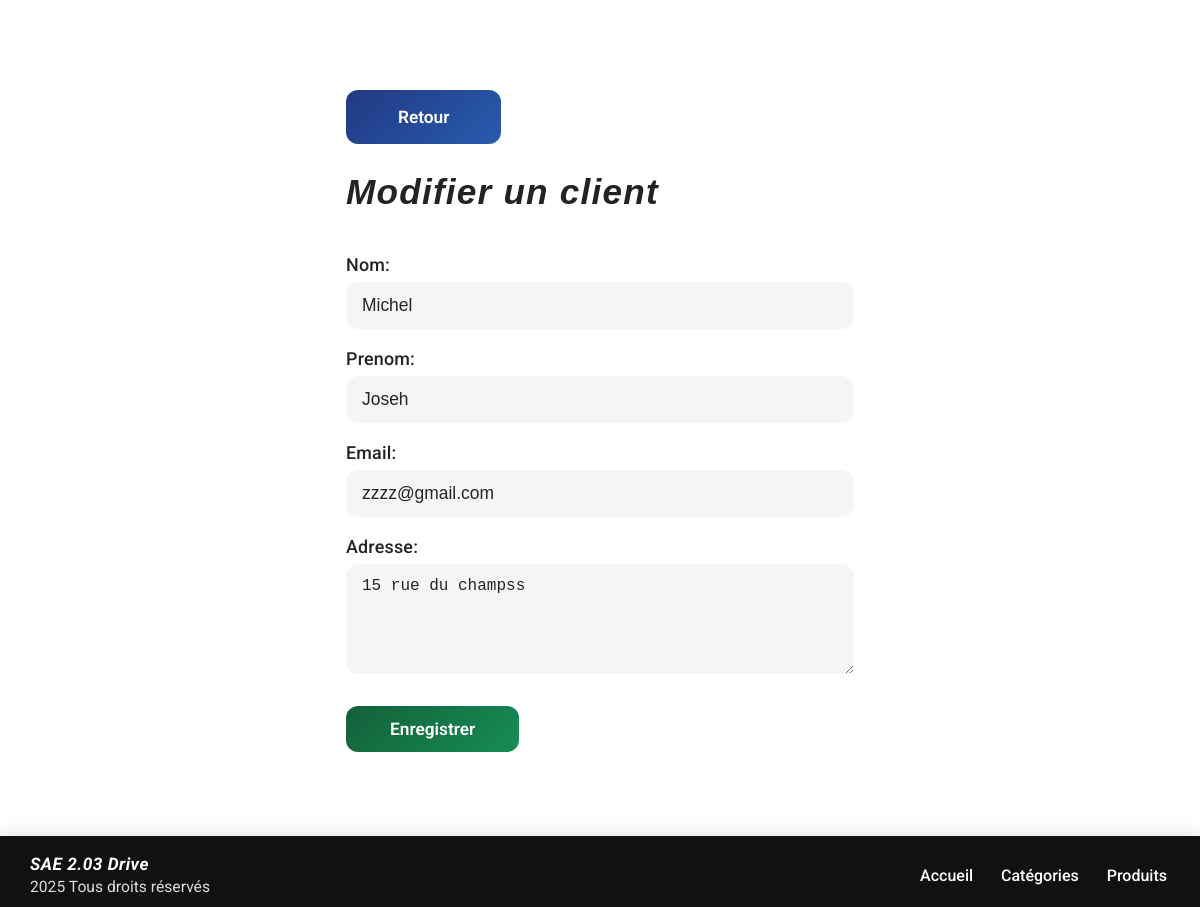
The page /clients/1/edit/ on the database its author committed.
### app1/models.py (models this page shows, shortened)
class Client(models.Model):
    numero_client = models.AutoField(primary_key=True)
    nom = models.CharField(max_length=200)
    prenom = models.CharField(max_length=200)
    email = models.EmailField(unique=True)
    date_inscription = models.DateField(auto_now_add=True)
    adresse = models.TextField()

### app1/views.py (the view)
# urls.py: path('clients/<int:numero_client>/edit/', views.client_form, name='client-update'),  # CHANGE ICI
def client_form(request, numero_client=None):
    instance = None
    if numero_client:
        try:
            instance = Client.objects.get(numero_client=numero_client)
            title = "Modifier"
            submit_label = "Enregistrer"
        except Client.DoesNotExist:
            return redirect('client-list')
    else:
        title = "Créer"
        submit_label = "Créer"
    form = ClientForm(request.POST or None, instance=instance)
    if request.method == "POST":
        if form.is_valid():
            form.save()
            return redirect('client-list')
    return render(request, 'app1/client_form.html', {
        "form": form,
        "title": title,
        "submit_label": submit_label,
    })

### app1/forms.py
class ClientForm(forms.ModelForm):
    class Meta:
        model = Client
        fields = ['nom', 'prenom', 'email', 'adresse']
        widgets = {
            'adresse': forms.Textarea(attrs={'rows': 2}),
        }

### app1/templates/app1/client_form.html (shortened to what this page needs)
{% extends "app1/gabarit.html" %}
{% load static %}
{% block extra_head %}
  <link rel="stylesheet" href="{% static 'app1/formulaire.css' %}">
{% endblock %}
{% block content %}
  <div class="edit-wrapper">
    <a href="{% url 'client-list' %}" class="btn-retour">Retour</a>
    <div class="edit-title">
      <span>{{ title }} un client</span>
    </div>
    <form method="post" autocomplete="off">
      {{ form.as_p }}
      <button type="submit" class="btn-publier">{{ submit_label }}</button>
    </form>
  </div>
{% endblock %}

### app1/static/app1/footer.css (style rules this page uses)
html, body { height: 100%; min-height: 100vh; margin: 0; padding: 0; font-family: 'Roboto', Arial, sans-serif; box-sizing: border-box; }
body { display: flex; flex-direction: column; min-height: 100vh; }

### app1/static/app1/formulaire.css (style rules this page uses)
:root { --color-gradient-green: linear-gradient(135deg, #14603a 0%, #168d54 100%); --color-gradient-green-hover: linear-gradient(135deg, #136338 12%, #23b771 90%); --color-glow-green: #14603a; --color-glow-green-hover: #168d54; --color-gradient-blue: linear-gradient(135deg, #223983 0%, #285bae 100%); --color-gradient-blue-hover: linear-gradient(135deg, #223983 12%, #3772ce 90%); --color-background: #fff; --color-field: #f5f5f5; --color-label: #232323; --radius-field: 13px; --radius-btn: 12px; --max-form-width: 540px; --side-padding: 16px; --main-padding-top: 90px; }
body, html { background: var(--color-background); color: #232323; font-family: 'Roboto', Arial, sans-serif; min-height: 100vh; margin: 0; padding: 0; }
.edit-wrapper { box-sizing: border-box; max-width: var(--max-form-width); margin: 0 auto; padding: var(--main-padding-top) var(--side-padding) 36px var(--side-padding); }
.edit-title { font-family: Arial, Helvetica, sans-serif; font-style: italic; font-weight: bold; font-size: 2.2rem; letter-spacing: 1.2px; margin-bottom: 42px; color: #232323; text-shadow: none; }
.btn-retour { display: inline-block; margin-bottom: 28px; background: var(--color-gradient-blue); color: #fff; border: none; padding: 17px 52px; border-radius: var(--radius-btn); font-size: 1.08rem; font-family: inherit; font-weight: 600; text-decoration: none; cursor: pointer; box-shadow: none; transition: background 0.15s, transform 0.07s; }
form { width: 100%; }
form > p { margin: 0 0 19px 0; display: flex; flex-direction: column; gap: 4px; }
form label { font-size: 1.12rem; color: var(--color-label); margin-bottom: 3px; font-weight: 500; font-family: inherit; letter-spacing: 0.2px; }
form input[type="text"], form input[type="email"], form input[type="number"], form input[type="date"], form input[type="file"], form select, form textarea { width: 100%; background: var(--color-field); color: #252525; font-size: 1.09rem; border-radius: var(--radius-field); border: none; padding: 13px 16px; box-sizing: border-box; outline: none; transition: box-shadow .15s, background .13s; margin-bottom: 0; }
form textarea { min-height: 110px; font-size: 1rem; resize: vertical; }
.btn-publier, form input[type="submit"], form button[type="submit"] { background: var(--color-gradient-green); color: #fff; border: none; border-radius: var(--radius-btn); font-size: 1.08rem; font-family: inherit; font-weight: 600; padding: 13px 44px; margin-top: 13px; cursor: pointer; box-shadow: none; transition: background 0.13s, transform 0.08s; outline: none; }

### rows shown on the page
Client: nom "Michel", prenom "Joseh", email "zzzz@gmail.com", adresse "15 rue du champss"

### other values the page prints
{{ title }} "Modifier"
{{ submit_label }} "Enregistrer"
